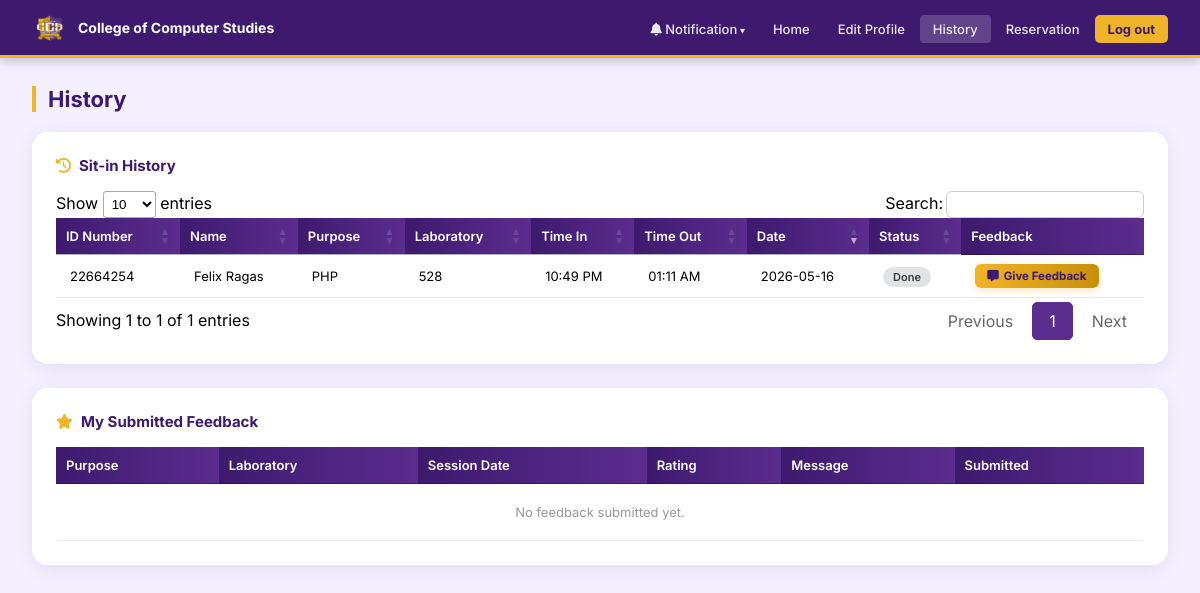
Page /Student/history.php (signed in) on the committed database.
### tables this page shows
CREATE TABLE `sit_in_records` (
  `id` int(11) NOT NULL AUTO_INCREMENT,
  `id_number` varchar(50) NOT NULL,
  `student_name` varchar(150) NOT NULL,
  `purpose` text DEFAULT NULL,
  `lab` varchar(50) DEFAULT NULL,
  `time_in` datetime DEFAULT NULL,
  `time_out` datetime DEFAULT NULL,
  `status` varchar(50) DEFAULT 'Pending',
  `pc_no` varchar(50) DEFAULT 'N/A',
  PRIMARY KEY (`id`)
);

### Student/history.php (the view, shortened to what this page needs)
<?php
require_once '../db.php';
$records = $pdo->prepare("SELECT * FROM sit_in_records WHERE id_number = ? ORDER BY time_in DESC");
$records->execute([$_SESSION['user']]);
$history = $records->fetchAll();
$fbStmt = $pdo->prepare("SELECT sit_in_id FROM feedback WHERE id_number = ?");
$submittedFeedbacks = array_column($fbStmt->fetchAll(), 'sit_in_id');
$myFeedbacks = $pdo->prepare("
    SELECT f.*, s.purpose, s.lab, s.time_in
    FROM feedback f
    LEFT JOIN sit_in_records s ON s.id = f.sit_in_id
    WHERE f.id_number = ?
    ORDER BY f.created_at DESC
");
$myFeedbacks->execute([$_SESSION['user']]);
$feedbackList = $myFeedbacks->fetchAll();
?>
<!DOCTYPE html>
<html lang="en">
<head>
    <link rel="stylesheet" href="https://cdnjs.cloudflare.com/ajax/libs/font-awesome/6.4.0/css/all.min.css">
    <link rel="stylesheet" href="https://cdn.datatables.net/1.13.6/css/jquery.dataTables.min.css">
</head>
<body>
<nav class="navbar">
    <a href="../dashboard.php" class="navbar-brand">
        <img src="../logos.png" alt="CCS">
        College of Computer Studies
    </a>
    <ul class="nav-links">
        <li class="dropdown"><a class="dropdown-toggle"><i class="fas fa-bell"></i> Notification</a>
        </li>
        <li><a href="../dashboard.php">Home</a></li>
        <li><a href="edit_profile.php">Edit Profile</a></li>
        <li><a href="history.php" class="active">History</a></li>
        <li><a href="reservation.php">Reservation</a></li>
        <li><a href="../logout.php" class="btn-logout-nav">Log out</a></li>
    </ul>
</nav>
<div class="page-content">
    <div class="page-title">History</div>
    <div class="table-card">
        <h3><i class="fas fa-history"></i> Sit-in History</h3>
        <table id="historyTable" class="dataTable" style="width:100%">
            <thead>
                <tr>
                    <th>ID Number</th>
                    <th>Name</th>
                    <th>Purpose</th>
                    <th>Laboratory</th>
                    <th>Time In</th>
                    <th>Time Out</th>
                    <th>Date</th>
                    <th>Status</th>
                    <th>Feedback</th>
                </tr>
            </thead>
            <tbody>
            <?php foreach($history as $r): ?>
            <tr>
                <td><?=htmlspecialchars($r['id_number'])?></td>
                <td><?=htmlspecialchars($r['student_name'])?></td>
                <td><?=htmlspecialchars($r['purpose'])?></td>
                <td><?=htmlspecialchars($r['lab'])?></td>
                <td><?=$r['time_in'] ? date('h:i A', strtotime($r['time_in'])) : '--'?></td>
                <td><?=$r['time_out'] ? date('h:i A', strtotime($r['time_out'])) : '--'?></td>
                <td><?=$r['time_in'] ? date('Y-m-d', strtotime($r['time_in'])) : '--'?></td>
                <td><span class="badge <?=$r['status']==='Active'?'badge-active':'badge-done'?>"><?=$r['status']?></span></td>
                <td>
                    <?php if($r['status'] === 'Done'): ?>
                        <?php if(in_array($r['id'], $submittedFeedbacks)): ?>
                            <button class="btn-feedback-done" disabled>
                                <i class="fas fa-check"></i> Submitted
                            </button>
                        <?php else: ?>
                            <button class="btn-feedback"
                                onclick="openFeedback(<?=$r['id']?>, '<?=htmlspecialchars($r['purpose'])?>', '<?=htmlspecialchars($r['lab'])?>')">
                                <i class="fas fa-comment-alt"></i> Give Feedback
                            </button>
                        <?php endif; ?>
                    <?php else: ?>
                        <span style="color:#bbb;font-size:12px">Session active</span>
                    <?php endif; ?>
                </td>
            </tr>
            <?php endforeach; ?>
            </tbody>
        </table>
    </div>
    <div class="table-card">
        <h3><i class="fas fa-star"></i> My Submitted Feedback</h3>
        <table id="feedbackTable" class="dataTable" style="width:100%">
            <thead>
                <tr>
                    <th>Purpose</th>
                    <th>Laboratory</th>
                    <th>Session Date</th>
                    <th>Rating</th>
                    <th>Message</th>
                    <th>Submitted</th>
                </tr>
            </thead>
            <tbody>
            <?php if(empty($feedbackList)): ?>
            <tr><td colspan="6" style="text-align:center;color:#999;padding:20px">No feedback submitted yet.</td></tr>
            <?php endif; ?>
            </tbody>
        </table>
    </div>
</div>
</body>
</html>

### Student/history.php (style rules this page uses)
* { margin:0;padding:0;box-sizing:border-box }
:root { --purple:#5B2D8E;--pdark:#3D1A6E;--plight:#7B4BB8;--gold:#F0B429;--gdark:#C88F0A;--bg:#f5f0ff }
body { font-family:'Inter',sans-serif;background:var(--bg);min-height:100vh }
.navbar { background:var(--pdark);padding:0 32px;height:58px;display:flex;align-items:center;justify-content:space-between;border-bottom:3px solid var(--gold);box-shadow:0 2px 12px rgba(0,0,0,0.25) }
.navbar-brand { color:#fff;font-size:14px;font-weight:700;text-decoration:none;display:flex;align-items:center;gap:10px }
.navbar-brand img { width:36px;height:36px;object-fit:contain;border-radius:50% }
.nav-links { display:flex;align-items:center;gap:2px;list-style:none }
.nav-links a { color:rgba(255,255,255,0.9);text-decoration:none;font-size:13px;font-weight:500;padding:6px 13px;border-radius:4px;transition:background 0.2s }
.nav-links a:hover,.nav-links a.active { background:rgba(255,255,255,0.18) }
.btn-logout-nav { background:var(--gold)!important;color:var(--pdark)!important;font-weight:700!important;border-radius:5px!important }
.dropdown { position:relative }
.dropdown-toggle { cursor:pointer }
.dropdown-toggle::after { content:' ▾';font-size:10px }
.page-content { padding:28px 32px;max-width:1200px;margin:0 auto }
.page-title { font-size:22px;font-weight:700;color:var(--pdark);margin-bottom:20px;border-left:4px solid var(--gold);padding-left:12px }
.table-card { background:#fff;border-radius:16px;padding:24px;box-shadow:0 4px 20px rgba(91,45,142,0.10);margin-bottom:24px }
.table-card h3 { font-size:15px;font-weight:700;color:var(--pdark);margin-bottom:16px;display:flex;align-items:center;gap:8px }
.table-card h3 i { color:var(--gold) }
table.dataTable { width:100%!important;border-collapse:collapse }
table.dataTable thead th { background:linear-gradient(90deg,var(--pdark),var(--purple));color:#fff;padding:10px 14px;font-size:13px;font-weight:600;border:none }
table.dataTable tbody td { padding:9px 14px;font-size:13px;border-bottom:1px solid #ede6f5 }
.badge { padding:3px 10px;border-radius:20px;font-size:11px;font-weight:600 }
.badge-done { background:#e2e3e5;color:#383d41 }
.btn-feedback { display:inline-flex;align-items:center;gap:5px; background:linear-gradient(90deg,var(--gold),var(--gdark)); color:var(--pdark);font-size:11.5px;font-weight:700; padding:5px 12px;border-radius:6px;border:none;cursor:pointer; font-family:'Inter',sans-serif;transition:all 0.2s; box-shadow:0 2px 8px rgba(240,180,41,0.3); }

### rows in the picture
sit_in_records: id_number "22664254", student_name "Felix Ragas", purpose "PHP", lab "528", time_in "10:49 PM", time_out "01:11 AM", time_in "2026-05-16", status "Done"
